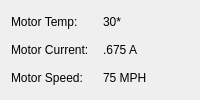
            <widget class="QWidget" name="motor3tab">
             <attribute name="title">
              <string>Motor 3</string>
             </attribute>
             <layout class="QGridLayout" name="gridLayout_4">
              <item row="0" column="0">
               <widget class="QLabel" name="label_26">
                <property name="text">
                 <string>Motor Temp:</string>
                </property>
               </widget>
              </item>
              <item row="0" column="1">
               <widget class="QLabel" name="m3Temp">
                <property name="text">
                 <string>30*</string>
                </property>
               </widget>
              </item>
              <item row="1" column="0">
               <widget class="QLabel" name="label_27">
                <property name="text">
                 <string>Motor Current:</string>
                </property>
               </widget>
              </item>
              <item row="1" column="1">
               <widget class="QLabel" name="m3Current">
                <property name="text">
                 <string>.675 A</string>
                </property>
               </widget>
              </item>
              <item row="2" column="0">
               <widget class="QLabel" name="label_31">
                <property name="text">
                 <string>Motor Speed:</string>
                </property>
               </widget>
              </item>
              <item row="2" column="1">
               <widget class="QLabel" name="m3Speed">
                <property name="text">
                 <string>75 MPH</string>
                </property>
               </widget>
              </item>
             </layout>
            </widget>
